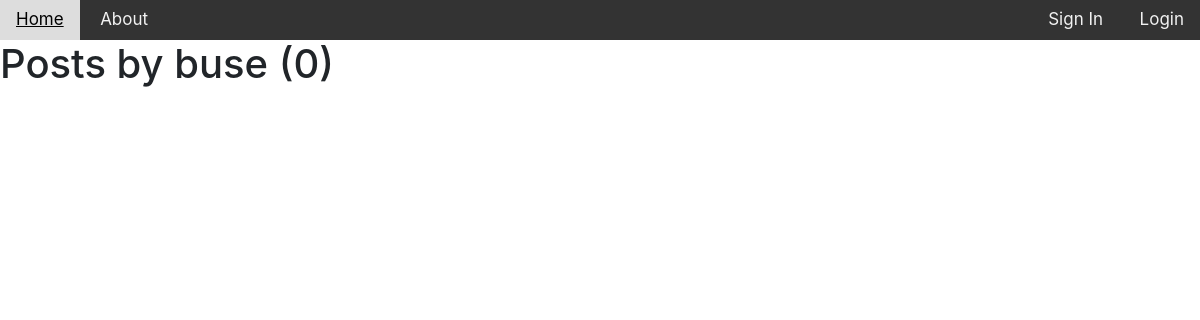
Page /user/buse on the earlier database version.
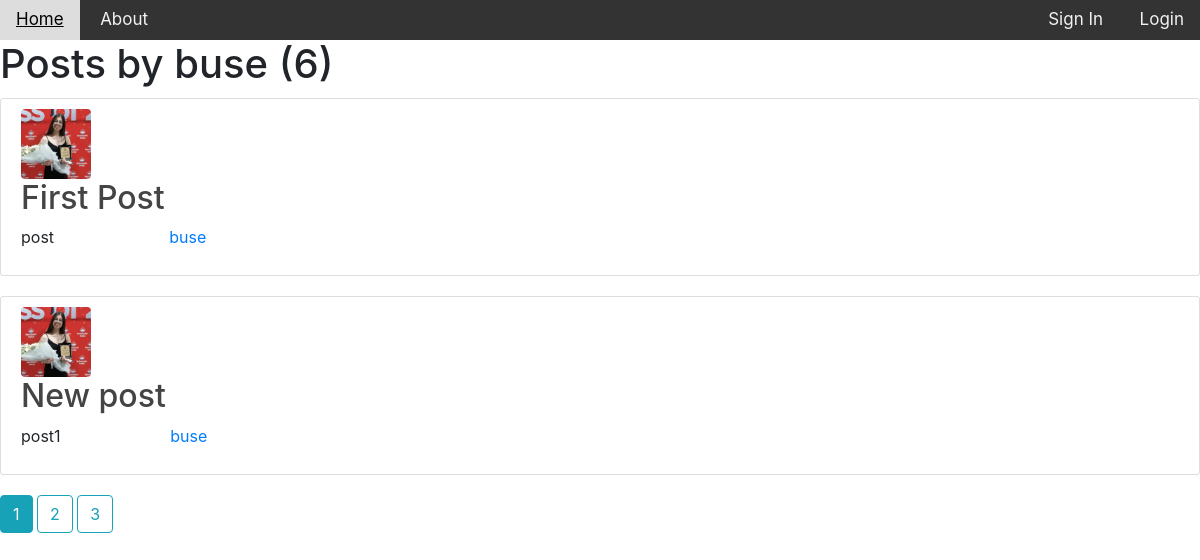
Same page on the later database version.
### flask_web/models.py (models this page shows, shortened)
class Post(db.Model):
    id = db.Column(db.Integer, primary_key=True)
    title = db.Column(db.String(100), nullable=False)
    content = db.Column(db.Text, nullable=False)
    user_id = db.Column(db.Integer, db.ForeignKey('user.id'), nullable=False)

class User(db.Model, UserMixin):
    id = db.Column(db.Integer, primary_key=True)
    username = db.Column(db.String(20), unique=True, nullable=False)
    email = db.Column(db.String(120), unique=True, nullable=False)
    image_file = db.Column(db.String(20), nullable=False, default='default.jpg')
    password = db.Column(db.String(60), nullable=False)
    posts = db.relationship('Post', backref='author', lazy=True)

### flask_web/users/routes.py (the view)
@users.route("/user/<string:username>")
def user_posts(username):
    page = request.args.get('page', 1, type= int)
    user = User.query.filter_by(username = username).first_or_404()
    posts = Post.query.filter_by(author=user).paginate(page = page, per_page=2)
    return render_template('user_posts.html', posts = posts, user = user)

### flask_web/templates/user_posts.html (shortened to what this page needs)
{% extends 'base.html' %}
{% block body %}
    <h1>Posts by {{ user.username}} ({{ posts.total }})</h1>
    {% for post in posts.items %}
    <article class="media content-section">
        <div class="media-body">
          <div class="article-metadata">
            <img class="account-img" src="{{ url_for('static', filename= post.author.image_file) }}">
            <h2><a class="article-title" href="{{ url_for('posts.post', post_id = post.id) }}">{{ post.title }}</a></h2>
            <p class="article-content">{{ post.content }}</p>
            </div>
          <div class="article-info">
            <a class="mr-2" href="{{ url_for('users.user_posts', username=post.author.username) }}">{{ post.author.username }}</a>
          </div>
        </div>
    </article>
    {% endfor %}
    {% for page_num in posts.iter_pages() %}
      {% if page_num %}
        {% if page_num == posts.page %}
          <a class="btn btn-info mb-4" href="{{ url_for('users.user_posts', username=user.username, page=page_num) }}">{{ page_num }}</a>
        {% else %}
          <a class="btn btn-outline-info mb-4" href="{{ url_for('users.user_posts', username=user.username, page=page_num) }}">{{ page_num}}</a>
        {% endif %}
      {% endif %}
    {% endfor %}
{% endblock %}

Differences in the rows shown:
added Post: image_file (picture), title "First Post", content "post", author.username "buse"
added Post: image_file (picture), title "New post", content "post1", author.username "buse"
Other differences:
{{ posts.total }}: "0" → "6"
new list line: "1"
new list line: "2"
new list line: "3"
